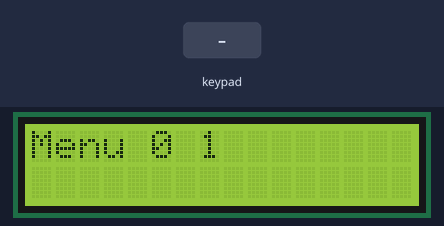
Bench run of a program on a simulated ESP32 board running MicroPython. On the bench: 16×2 character LCD. The inputs (shaded band) are chosen by the test bench. Library files of the repository ran but are not shown: lcd_api.py, i2c_lcd.py.

Above: at 1.3 s.
1.4 s: key 'D' pressed
3.3 s: key 'C' pressed
At 4.6 s:
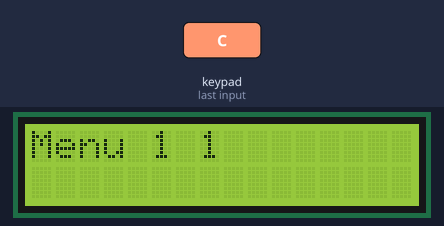
Timing chart, 0 to 6.3 s (numbered marks = the images above; inputs shaded):
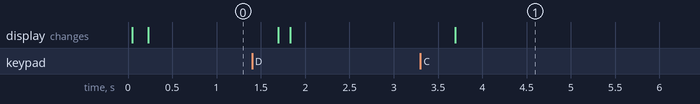

Measured:
- after the input at 3.3 s, the display: changes after 0.39 s (image 1)

The program:

main.py
```python
from machine import Pin, SoftI2C, RTC
from lcd_api import LcdApi
from i2c_lcd import I2cLcd
import time
import menu
def volver_a_vista_0():
    global vista
    lcd.clear
    vista = 0
Mostrar_pantallas = False
Mostrar_pantalla = True
cronometro_en_ejecucion = False
boton_c_presionado = False
tiempo_transcurrido = 0
row_list = [13, 12, 14, 27]
col_list = [26, 25, 33, 32]
for x in range(4):
    row_list[x] = Pin(row_list[x], Pin.OUT)
    row_list[x].value(1)
for x in range(4):
    col_list[x] = Pin(col_list[x], Pin.IN, Pin.PULL_UP)
key_map = [["D", "#", "0", "*"],
           ["C", "9", "8", "7"],
           ["B", "6", "5", "4"],
           ["A", "3", "2", "1"]]
def Keypad4x4Read(cols, rows):
    key = None
    for r in rows:
        r.value(0)
        result = [cols[0].value(), cols[1].value(), cols[2].value(), cols[3].value()]
        if 0 in result:
            key = key_map[rows.index(r)][result.index(0)]
        r.value(1)
    return key
Mostrar = True
## Iniciar LCD
I2C_ADDR = 0x3f
totalRows = 2
totalColumns = 16
i2c = SoftI2C(scl=Pin(22), sda=Pin(21), freq=10000)
lcd = I2cLcd(i2c, I2C_ADDR, totalRows, totalColumns)

def menu1():
   oldKey = None
   menuNivel = 0
   while True:
      key = Keypad4x4Read(col_list, row_list)
      lcd.move_to(0,0)
      if menuNivel == 0:
        lcd.putstr("Menu 1 1")
      elif menuNivel == 1:
        lcd.putstr("Menu 1 2")
      elif menuNivel == 2:
        lcd.putstr("Menu 1 3")
      elif menuNivel == 3:
        lcd.putstr("Menu 1 4")
      if key == None:
        if oldKey == "A":
          if menuNivel > 0:
            menuNivel -= 1
        elif oldKey == "B":
            if menuNivel < 3:
              menuNivel += 1
        elif oldKey == "C":
            break
        elif oldKey == "D":
            volver_a_vista_0()
            lcd.clear()
        elif oldKey == "*":
            lcd.clear()
        elif oldKey == "#":
            lcd.clear()
      oldKey = key

# Mueve la inicialización de t al principio del programa
t = time.ticks_ms()
vista = 0
menuNivel = 0
oldKey = None
while True:
    lcd.move_to(0,0)
    if menuNivel == 0:
        lcd.putstr("Menu 0 1")
    elif menuNivel == 1:
        lcd.putstr("Menu 0 2")
    elif menuNivel == 2:
        lcd.putstr("Menu 0 3")
    elif menuNivel == 3:
        lcd.putstr("Menu 0 4")
    if time.ticks_diff(time.ticks_ms(), t) > 100:
      t = time.ticks_ms()
      key = Keypad4x4Read(col_list, row_list)
      if key == None:
        if oldKey == "A":
          if menuNivel > 0:
            menuNivel -= 1
        elif oldKey == "B":
            if menuNivel < 3:
              menuNivel += 1
        elif oldKey == "C":
          if menuNivel == 0:
             menu1()
        elif oldKey == "D":
            volver_a_vista_0()
            lcd.clear()
        elif oldKey == "*":
            lcd.clear()
        elif oldKey == "#":
            lcd.clear()
      oldKey = key
      #exec(open("main.py").read())
```

menu.py
```python
import main
def menu():
    print("hola")
while menu:
    for Hora in range(24):
     for Minuto in range(60):
      for Segundo in range(60):
        print(Hora + ":" + Minuto + ":" + Segundo + ":" + minisegundo)
        for minisegundo in range(3600):
          a = a
```
